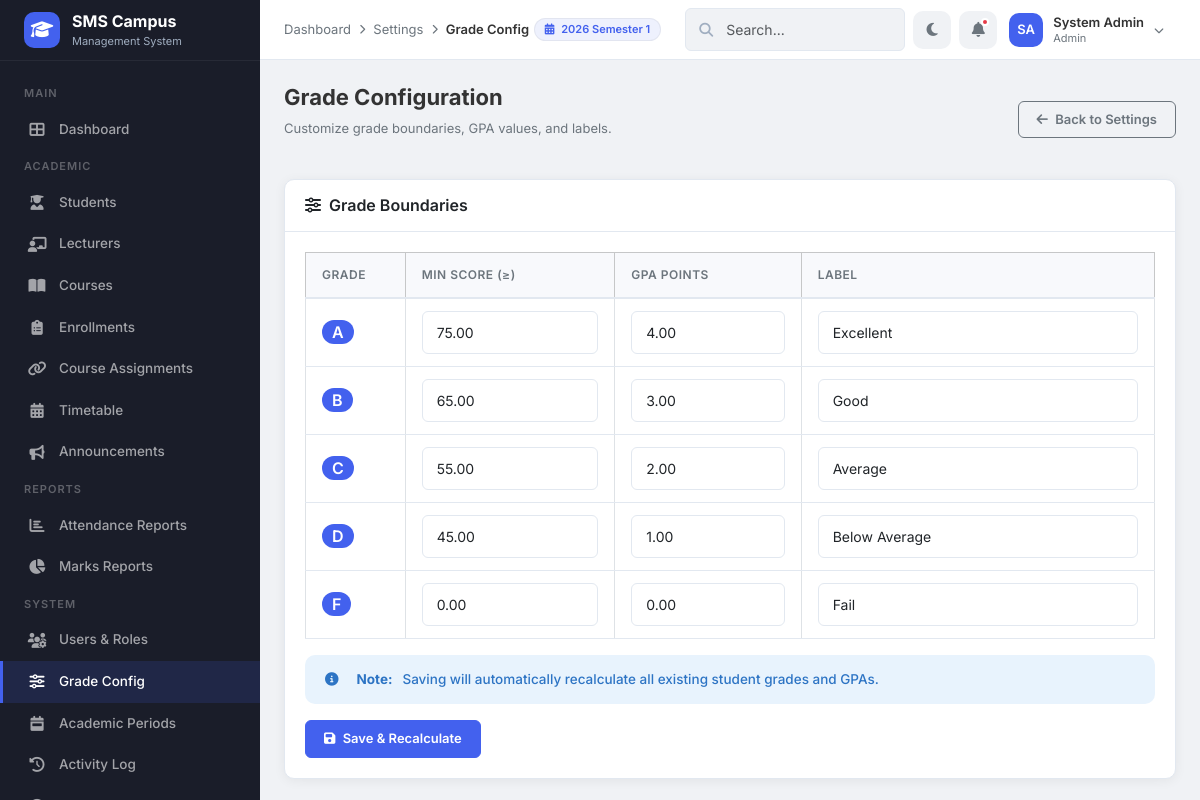
/modules/settings/grade_config.php (signed in), run on the app's committed database.
### tables this page shows
CREATE TABLE IF NOT EXISTS `academic_periods` (
    `period_id`  INT(11)      NOT NULL AUTO_INCREMENT,
    `name`       VARCHAR(100) NOT NULL,
    `start_date` DATE         NOT NULL,
    `end_date`   DATE         NOT NULL,
    `is_current` TINYINT(1)   NOT NULL DEFAULT 0,
    PRIMARY KEY (`period_id`)
);

CREATE TABLE IF NOT EXISTS `grade_config` (
    `grade`      CHAR(2)      NOT NULL,
    `min_score`  DECIMAL(5,2) NOT NULL DEFAULT 0.00,
    `gpa_points` DECIMAL(3,2) NOT NULL DEFAULT 0.00,
    `label`      VARCHAR(50)  DEFAULT '',
    PRIMARY KEY (`grade`)
);

### includes/helpers.php (called while the page is built, shortened)
<?php
function e($value) {
    return htmlspecialchars($value ?? '', ENT_QUOTES, 'UTF-8');
}
?>

### modules/settings/grade_config.php (the view, shortened to what this page needs)
<?php
require_once '../../includes/helpers.php';
require_once '../../config/db.php';
$tableExists = false;
try {
    $pdo->query("SELECT 1 FROM grade_config LIMIT 1");
    $tableExists = true;
} catch (PDOException $e) {
    $tableExists = false;
}
$gradeConfig = [];
if ($tableExists) {
    $gradeConfig = $pdo->query("SELECT * FROM grade_config ORDER BY min_score DESC")->fetchAll();
}
$breadcrumbs = [
    ['label' => 'Dashboard', 'url' => '../../dashboards/admin_dashboard.php'],
    ['label' => 'Settings', 'url' => 'index.php'],
    ['label' => 'Grade Config']
];
require_once '../../includes/header.php';
?>
<div class="page-header">
    <div><h1>Grade Configuration</h1><p>Customize grade boundaries, GPA values, and labels.</p></div>
    <a href="index.php" class="btn btn-outline-secondary"><i class="fas fa-arrow-left me-1"></i> Back to Settings</a>
</div>
<?php if (!$tableExists): ?>
    <div class="alert alert-warning">
        <i class="fas fa-exclamation-triangle me-2"></i>
        <strong>Table not found!</strong> Run <code>setup_grade_config.sql</code> in phpMyAdmin first.
    </div>
<?php else: ?>
<div class="card">
    <div class="card-header"><h6 class="mb-0"><i class="fas fa-sliders-h me-2"></i>Grade Boundaries</h6></div>
    <div class="card-body">
        <form method="POST">
            <div class="table-responsive">
                <table class="table table-bordered mb-3">
                    <thead class="table-light">
                        <tr><th>Grade</th><th>Min Score (≥)</th><th>GPA Points</th><th>Label</th></tr>
                    </thead>
                    <tbody>
                        <?php foreach ($gradeConfig as $gc): ?>
                        <tr>
                            <td>
                                <span class="badge bg-primary fs-6"><?php echo e($gc['grade']); ?></span>
                            </td>
                            <td>
                                <input type="number" class="form-control" name="min_score[]"
                                       value="<?php echo $gc['min_score']; ?>"
                                       min="0" max="100" step="0.01" required>
                            </td>
                            <td>
                                <input type="number" class="form-control" name="gpa_points[]"
                                       value="<?php echo $gc['gpa_points']; ?>"
                                       min="0" max="4" step="0.01" required>
                            </td>
                            <td>
                                <input type="text" class="form-control" name="label[]"
                                       value="<?php echo e($gc['label']); ?>"
                                       placeholder="e.g. Excellent">
                            </td>
                        </tr>
                        <?php endforeach; ?>
                    </tbody>
                </table>
            </div>
            <div class="alert alert-info mb-3">
                <i class="fas fa-info-circle me-2"></i>
                <strong>Note:</strong> Saving will automatically recalculate all existing student grades and GPAs.
            </div>
            <button type="submit" class="btn btn-primary"><i class="fas fa-save me-1"></i> Save & Recalculate</button>
        </form>
    </div>
</div>
<?php endif; ?>
<?php require_once '../../includes/footer.php'; ?>

### includes/header.php (shortened to what this page needs)
<?php
if (!isset($hideSearch))   $hideSearch  = false;
if (!isset($isLoginPage)) $isLoginPage = false;
$_scriptPath = $_SERVER['SCRIPT_NAME'];
if (strpos($_scriptPath, '/dashboards/') !== false) {
    $assetBase = '../assets/';
} elseif (strpos($_scriptPath, '/modules/') !== false) {
    $assetBase = '../../assets/';
} else {
    $assetBase = 'assets/';
}
if (strpos($_scriptPath, '/dashboards/') !== false) {
    $includeBase = '../includes/';
} elseif (strpos($_scriptPath, '/modules/') !== false) {
    $includeBase = '../../includes/';
} else {
    $includeBase = 'includes/';
}
$userName   = $_SESSION['full_name'] ?? 'User';
$userRole   = $_SESSION['role'] ?? 'guest';
$nameParts  = explode(' ', $userName);
$_initials  = strtoupper(substr($nameParts[0], 0, 1));
if (count($nameParts) > 1) {
    $_initials .= strtoupper(substr(end($nameParts), 0, 1));
}
?>
<!DOCTYPE html>
<html lang="en">
<head>
    <link href="https://cdn.jsdelivr.net/npm/bootstrap@5.3.3/dist/css/bootstrap.min.css" rel="stylesheet">
    <link href="https://cdnjs.cloudflare.com/ajax/libs/font-awesome/6.5.1/css/all.min.css" rel="stylesheet">
    <link href="<?php echo $assetBase; ?>css/style.css" rel="stylesheet">
</head>
<body class="<?php echo $isLoginPage ? 'login-body' : ''; ?>">
<?php if (!$isLoginPage): ?>
    <?php require_once $includeBase . 'sidebar.php'; ?>
    <header class="topbar">
        <div class="topbar-left">
            <?php if (!empty($breadcrumbs)): ?>
            <div class="breadcrumb-nav">
                <?php foreach ($breadcrumbs as $i => $crumb): ?>
                    <?php if ($i > 0): ?><span class="separator"><i class="fas fa-chevron-right"></i></span><?php endif; ?>
                    <?php if (isset($crumb['url'])): ?>
                        <a href="<?php echo $crumb['url']; ?>"><?php echo htmlspecialchars($crumb['label']); ?></a>
                    <?php else: ?>
                        <span class="current"><?php echo htmlspecialchars($crumb['label']); ?></span>
                    <?php endif; ?>
                <?php endforeach; ?>
            </div>
            <?php endif; ?>
        </div>
        <div class="topbar-right">
            <div class="d-none d-md-flex align-items-center me-3" style="font-size: 13px;">
                <?php
                $currentPeriodName = 'No Active Period';
                if (isset($pdo)) {
                    try {
                        $cpStmt = $pdo->query("SELECT name FROM academic_periods WHERE is_current = 1 LIMIT 1");
                        if ($cp = $cpStmt->fetch()) {
                            $currentPeriodName = $cp['name'];
                        }
                    } catch (PDOException $e) {}
                }
                ?>
                <span class="badge" style="background:var(--primary-light); color:var(--primary); padding: 5px 10px; border: 1px solid rgba(0,0,0,0.05);"><i class="fas fa-calendar-alt me-1"></i> <?php echo htmlspecialchars($currentPeriodName); ?></span>
            </div>
            <?php if (!$hideSearch): ?>
            <div class="search-box d-none d-md-block" style="width:220px;">
                <i class="fas fa-search"></i>
                <input type="text" class="form-control form-control-sm" placeholder="Search...">
            </div>
            <?php endif; ?>
            <button class="topbar-icon-btn" id="darkModeToggle" title="Toggle Dark Mode">
                <i class="fas fa-moon"></i>
            </button>
            <button class="topbar-icon-btn" title="Notifications">
                <i class="fas fa-bell"></i>
                <span class="notification-dot"></span>
            </button>
            <div class="dropdown">
                <div class="user-dropdown" data-bs-toggle="dropdown" aria-expanded="false">
                    <div class="avatar-sm"><?php echo $_initials; ?></div>
                    <div class="user-meta d-none d-sm-block">
                        <div class="name"><?php echo htmlspecialchars($userName); ?></div>
                        <div class="role"><?php echo ucfirst($userRole); ?></div>
                    </div>
                    <i class="fas fa-chevron-down" style="font-size:10px; color:var(--text-muted);"></i>
                </div>
            </div>
        </div>
    </header>
    <main class="main-content">
<?php endif; ?>

### data on the page
academic_periods: name "2026 Semester 1"
grade_config: grade "A", min_score "75.00", gpa_points "4.00", label "Excellent"
grade_config: grade "B", min_score "65.00", gpa_points "3.00", label "Good"
grade_config: grade "C", min_score "55.00", gpa_points "2.00", label "Average"
grade_config: grade "D", min_score "45.00", gpa_points "1.00", label "Below Average"
grade_config: grade "F", min_score "0.00", gpa_points "0.00", label "Fail"

### other printed values
$crumb['label'] "Dashboard"
$crumb['label'] "Settings"
$crumb['label'] "Grade Config"
$_initials "SA"
$userName "System Admin"
$userRole "Admin"
